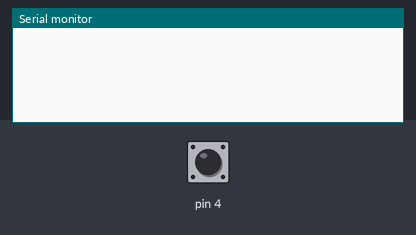
The sketch below on a simulated Arduino Uno, built with avr-gcc and run on an emulated ATmega328P. Parts: the last lines printed to the serial monitor. Inputs (shaded band) come from the test bench; at power-on: pin 4 HIGH.

Above: at 1.2 s.
1.3 s: pin 4 pulsed LOW 2 times (0.12 s each, 0.3 s apart)
At 1.63 s:
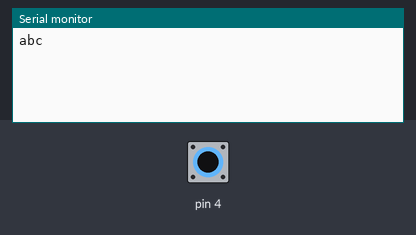
At 2.3 s:
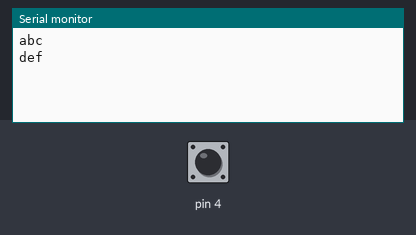

Measured:
- after the input at 1.3 s, the serial monitor: prints a new line after 0.12 s (image 1)

The sketch:

CommandToggle.ino
```cpp
bool mode = true;
char stuff[] = "abc";
char stuff1[] = "def";
int count = 0;
bool isPress = false;
void setup() {
  pinMode(4, INPUT);
  Serial.begin(9600);
  // put your setup code here, to run once:

}

void loop() {
  int state = digitalRead(4);
  if (state == LOW) {//if the button is pressed, then isPress becomes true
    count = 0;
    isPress = true;
  }
  else if (state == HIGH) {//if the button is unpressed, if the bool "isPress" is true, it will print stuff based on the current mode, otherwise nothing happens.
    if (count == 0 && isPress == true) {//count guarantee stuff is only been printed once, and everytime this execute, mode changes.
      if (mode == true) {
        Serial.println(stuff);
        mode = false;
      }
      else if (mode == false) {
        Serial.println(stuff1);
        mode = true;
      }
      count += 1;

      isPress = false;
    }
  }
  else {
  }
}
```
